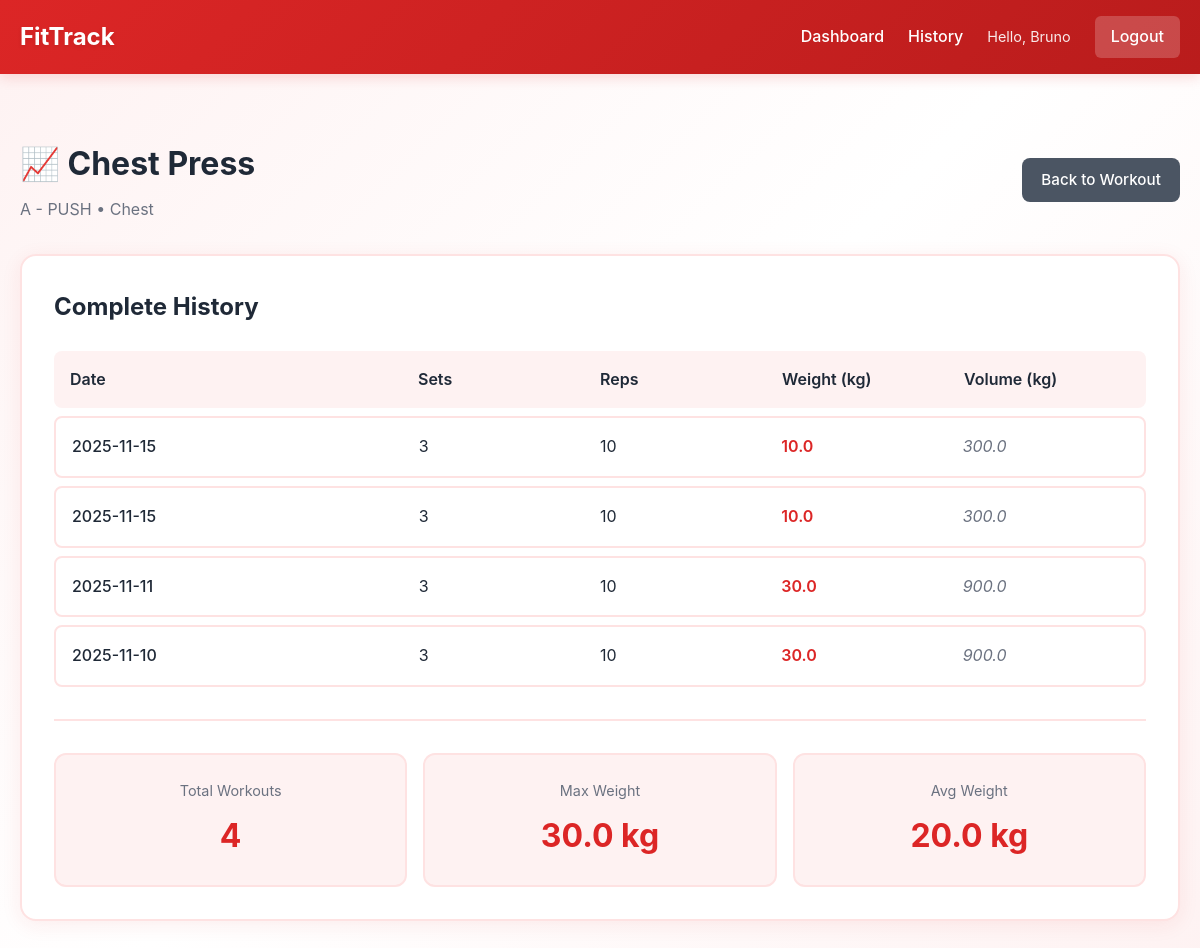
The app's page /exercise/1/history (signed in) with its own data.
### tables this page shows
CREATE TABLE exercises (
        id INTEGER PRIMARY KEY AUTOINCREMENT,
        workout_id INTEGER NOT NULL,
        name TEXT NOT NULL,
        muscle_group TEXT,
        FOREIGN KEY (workout_id) REFERENCES workouts (id)
    );

CREATE TABLE workouts (
        id INTEGER PRIMARY KEY AUTOINCREMENT,
        user_id INTEGER NOT NULL,
        name TEXT NOT NULL,
        FOREIGN KEY (user_id) REFERENCES users (id)
    );

CREATE TABLE records (
        id INTEGER PRIMARY KEY AUTOINCREMENT,
        exercise_id INTEGER NOT NULL,
        date TEXT NOT NULL,
        sets INTEGER,
        reps INTEGER,
        weight REAL,
        FOREIGN KEY (exercise_id) REFERENCES exercises (id)
    );

### app.py (the view)
@app.route('/exercise/<int:exercise_id>/history')
def exercise_history(exercise_id):
    if 'user_id' not in session:
        return redirect(url_for('login'))
    conn = get_db()
    exercise = conn.execute('''
        SELECT e.*, w.name as workout_name, w.user_id
        FROM exercises e
        JOIN workouts w ON e.workout_id = w.id
        WHERE e.id = ?
    ''', (exercise_id,)).fetchone()
    if not exercise or exercise['user_id'] != session['user_id']:
        conn.close()
        return redirect(url_for('dashboard'))
    records = conn.execute('''
        SELECT date, sets, reps, weight
        FROM records
        WHERE exercise_id = ?
        ORDER BY date DESC
    ''', (exercise_id,)).fetchall()
    conn.close()
    return render_template('exercise_history.html', exercise=exercise, records=records)

### app.py (called while the page is built)
def get_db():
    conn = sqlite3.connect(DATABASE)
    conn.row_factory = sqlite3.Row
    return conn

### templates/exercise_history.html (shortened to what this page needs)
{% extends "base.html" %}
{% block content %}
<div class="exercise-history-container">
    <div class="page-header">
        <div>
            <h1>📈 {{ exercise.name }}</h1>
            <p class="subtitle">{{ exercise.workout_name }} • {{ exercise.muscle_group }}</p>
        </div>
        <a href="{{ url_for('workout_detail', workout_id=exercise.workout_id) }}" class="btn btn-secondary">Back to Workout</a>
    </div>
    {% if records %}
    <div class="section">
        <h2>Complete History</h2>
        <div class="records-table">
            <div class="table-header">
                <div class="table-col">Date</div>
                <div class="table-col">Sets</div>
                <div class="table-col">Reps</div>
                <div class="table-col">Weight (kg)</div>
                <div class="table-col">Volume (kg)</div>
            </div>
            {% for record in records %}
            <div class="table-row">
                <div class="table-col">
                    <span class="record-date-full">{{ record.date }}</span>
                </div>
                <div class="table-col">{{ record.sets }}</div>
                <div class="table-col">{{ record.reps }}</div>
                <div class="table-col weight-col">{{ record.weight }}</div>
                <div class="table-col volume-col">{{ (record.sets * record.reps * record.weight)|round(1) }}</div>
            </div>
            {% endfor %}
        </div>
        <div class="stats-summary">
            <div class="stat-box">
                <span class="stat-label">Total Workouts</span>
                <span class="stat-number">{{ records|length }}</span>
            </div>
            <div class="stat-box">
                <span class="stat-label">Max Weight</span>
                <span class="stat-number">{{ records|map(attribute='weight')|max }} kg</span>
            </div>
            <div class="stat-box">
                <span class="stat-label">Avg Weight</span>
                <span class="stat-number">{{ (records|map(attribute='weight')|sum / records|length)|round(1) }} kg</span>
            </div>
        </div>
    </div>
    {% else %}
    <div class="empty-state">
        <p>No records yet for this exercise.</p>
        <a href="{{ url_for('dashboard') }}" class="btn btn-primary">Start Training</a>
    </div>
    {% endif %}
</div>
{% endblock %}

### static/style.css (style rules this page uses)
* { margin: 0; padding: 0; box-sizing: border-box; }
:root { --primary: #dc2626; --primary-dark: #b91c1c; --primary-light: #fca5a5; --success: #dc2626; --danger: #991b1b; --secondary: #4b5563; --bg: #ffffff; --bg-light: #fef2f2; --card: #ffffff; --text: #1f2937; --text-light: #6b7280; --border: #fee2e2; --accent: #fef2f2; }
body { font-family: -apple-system, BlinkMacSystemFont, 'Segoe UI', Roboto, Oxygen, Ubuntu, Cantarell, sans-serif; background: linear-gradient(135deg, #fef2f2 0%, #ffffff 50%, #fef2f2 100%); background-attachment: fixed; color: var(--text); line-height: 1.6; min-height: 100vh; }
.btn { padding: 0.6rem 1.2rem; border: none; border-radius: 8px; font-size: 0.95rem; font-weight: 500; cursor: pointer; text-decoration: none; display: inline-block; transition: all 0.2s; }
.btn-secondary { background: var(--secondary); color: white; }
.stat-label { color: var(--text-light); font-size: 0.95rem; }
.section { background: white; padding: 2rem; border-radius: 16px; margin-bottom: 2rem; box-shadow: 0 4px 20px rgba(220, 38, 38, 0.08); border: 2px solid var(--border); }
.section h2 { margin-bottom: 1.5rem; font-size: 1.5rem; }
.page-header { display: flex; justify-content: space-between; align-items: center; margin-bottom: 2rem; flex-wrap: wrap; gap: 1rem; }
.exercise-history-container { padding: 2rem 0; }
.subtitle { color: var(--text-light); font-size: 1rem; margin-top: 0.5rem; }
.records-table { display: flex; flex-direction: column; gap: 0.5rem; }
.table-header { display: grid; grid-template-columns: 2fr 1fr 1fr 1fr 1fr; gap: 1rem; padding: 1rem; background: var(--bg-light); border-radius: 8px; font-weight: 600; color: var(--text); }
.table-row { display: grid; grid-template-columns: 2fr 1fr 1fr 1fr 1fr; gap: 1rem; padding: 1rem; background: white; border: 2px solid var(--border); border-radius: 8px; transition: all 0.2s; }
.table-col { display: flex; align-items: center; }
.record-date-full { font-weight: 500; }
.weight-col { color: var(--primary); font-weight: 600; }
.volume-col { color: var(--text-light); font-style: italic; }
.stats-summary { display: grid; grid-template-columns: repeat(auto-fit, minmax(200px, 1fr)); gap: 1rem; margin-top: 2rem; padding-top: 2rem; border-top: 2px solid var(--border); }
.stat-box { display: flex; flex-direction: column; align-items: center; padding: 1.5rem; background: var(--bg-light); border-radius: 12px; border: 2px solid var(--border); }
.stat-label { font-size: 0.9rem; color: var(--text-light); margin-bottom: 0.5rem; }
.stat-number { font-size: 2rem; font-weight: bold; color: var(--primary); }

### records on screen
exercises: name "Chest Press", muscle_group "Chest"
workouts: workout_name "A - PUSH"
records: date "2025-11-15", sets "3", reps "10", weight "10.0", (record.sets*record.reps*record.weight)|round(1) "300.0"
records: date "2025-11-15", sets "3", reps "10", weight "10.0", (record.sets*record.reps*record.weight)|round(1) "300.0"
records: date "2025-11-11", sets "3", reps "10", weight "30.0", (record.sets*record.reps*record.weight)|round(1) "900.0"
records: date "2025-11-10", sets "3", reps "10", weight "30.0", (record.sets*record.reps*record.weight)|round(1) "900.0"

### other values on screen
{{ session.user_name }} "Bruno"
{{ records|length }} "4"
{{ records|map(attribute='weight')|max }} "30.0"
{{ (records|map(attribute='weight')|sum / records|length)|round(1) }} "20.0"
